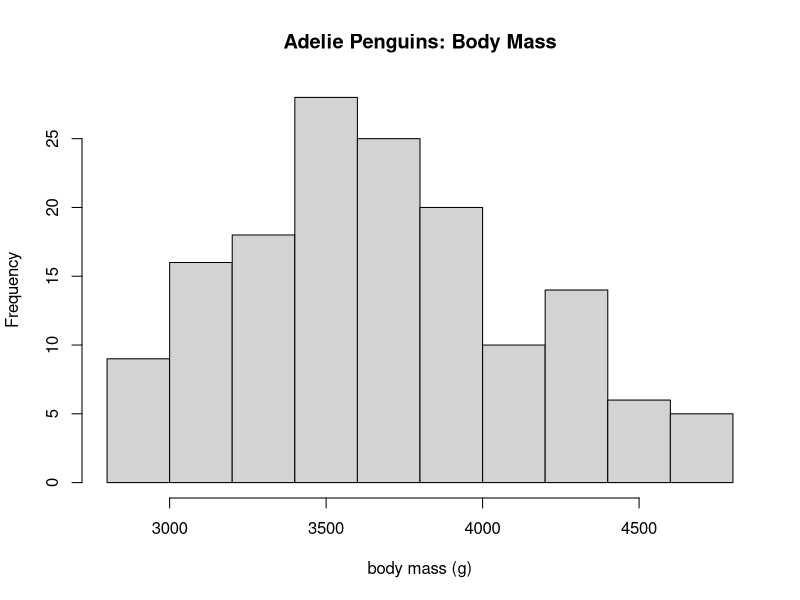
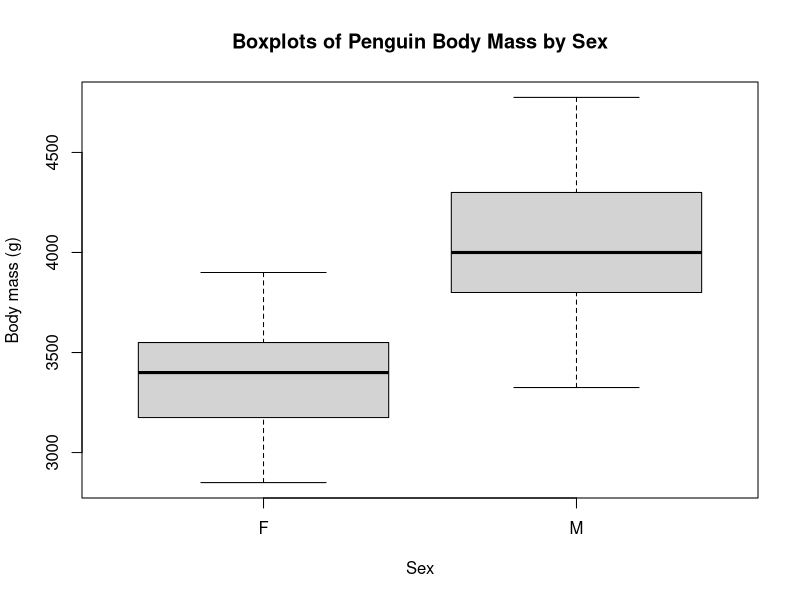

Write R code to recreate these figures, in order. (Note: this script raises an error after producing the figures.)
require(palmerpenguins)
dat_ade = droplevels(subset(penguins, species == "Adelie"))
hist(dat_ade$body_mass_g, main = "Adelie Penguins: Body Mass", xlab = "body mass (g)")

#Q1
dat_ade = droplevels(subset(penguins, species == "Adelie"))
dat_ade$sex <- as.factor(dat_ade$sex)
levels(dat_ade$sex) <- c("F","M")
boxplot(dat_ade$body_mass_g ~ dat_ade$sex,
        main = "Boxplots of Penguin Body Mass by Sex",
        ylab = "Body mass (g)",
        xlab = "Sex")

#Q2
female_pen = subset(dat_ade, sex == "F" ) 
male_pen = subset(dat_ade, sex == "M")

?t.test()

t.test(female_pen$body_mass_g, alternative = "greater", mu = 0, paired = FALSE, var.equal = FALSE)

#Q4

pen_ecdf = ecdf(male_pen$body_mass_g)

t.test(pen_ecdf(4000), alternative = "greater", mu = 0, paired = FALSE, var.equal = FALSE)


t.test(dat_ade$body_mass_g ~ dat_ade$sex, alternative = "two.sided", mu = 0, paired = FALSE, var.equal = FALSE)

t.test(female_pen$body_mass_g, male_pen$body_mass_g) 
?t.test()

#Q8 

t.test(male_pen$body_mass_g, female_pen$body_mass_g, alternative = "less", paired = TRUE, var.equal = FALSE)
